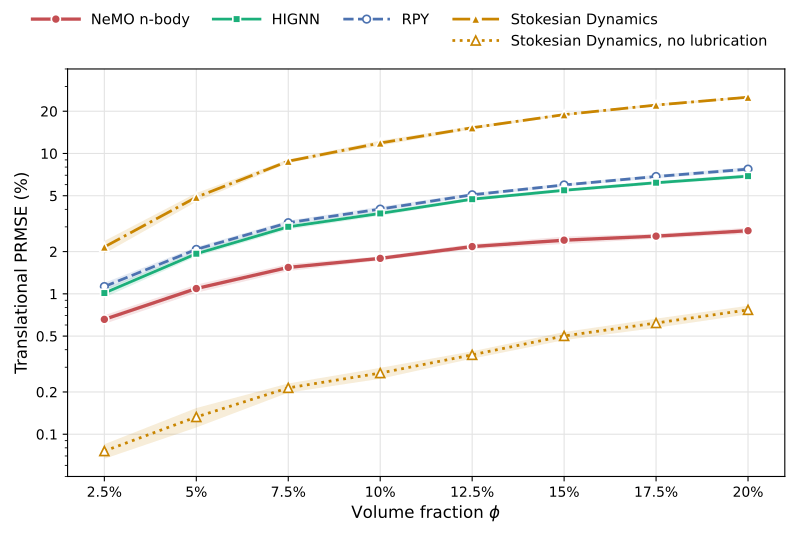

Generate this figure with Python:
#!/usr/bin/env python3
"""NeMO against the three baselines (RPY, HIGNN, Stokesian Dynamics with and without lubrication) on one chart: translational PRMSE vs volume
fraction at N = 200, torque-free spheres settling under uniform gravity (exp fig4g: F = (0, 0, -9.81), T = 0).

Render-only from data/paper_accuracy_v2.csv. The gravity protocol is the one every baseline can be scored on: HIGNN
predicts translational velocities only (no torques in, no angular velocities out), so the metric is prmse_lin,
100 ||U_pred - U_true||_F / ||U_true||_F over the translational components (benchmarks/compare_nbody_moments.py).

Series (harness op -> label):
  M_mom_v3_nb8lin_tr2_pc8c_diag  NeMO n-body          moments v3 pair correction + learned diagonal (Fig 3's NeMO)
  HIGNN_full                     HIGNN                their 2-body + 3-body (cutoff 5) + self networks (src/hignn_ops.py)
  M_rpy                          RPY                  pairwise RPY, all pairs
  SD                             Stokesian Dynamics   Townsend's SD as shipped: FTS far field + pairwise lubrication
  SD_Minf                        ..., no lubrication  the same SD solve with the lubrication term (R2Bexact) dropped:
                                                       its FTS far-field mobility alone (src/sd_ops.py minfinity_only)
Rows (all 8 phi x 10 seeds per op; HIGNN is registered as a GPU op):
  TORCH_COMPILE_DISABLE=1 python benchmarks/sd_gravity_truth.py           # gravity truths for phi 0.075/0.125/0.175/0.2
  TORCH_COMPILE_DISABLE=1 python benchmarks/paper_accuracy_v2.py --exp fig4g --N 200 \
      --ops M_rpy SD SD_Minf M_mom_v3_nb8lin_tr2_pc8c_diag --skip-done
  TORCH_COMPILE_DISABLE=1 python benchmarks/paper_accuracy_v2.py --exp fig4g --N 200 --ops HIGNN_full --gpu-ops --skip-done

    python figures/fig_baselines_gravity.py        # -> figures/fig_baselines_gravity.pdf
"""
from __future__ import annotations

import argparse
import os
from pathlib import Path

import pandas as pd

ROOT = Path(__file__).resolve().parents[1]
os.chdir(ROOT)

MAIN_CSV = Path("data/paper_accuracy_v2.csv")
EXP, METRIC = "fig4g", "prmse_lin"
PHIS = [0.025, 0.05, 0.075, 0.1, 0.125, 0.15, 0.175, 0.2]
N_SEEDS = 10
# Drawn bottom to top in reverse list order (so the curve stack and z-order agree); the legend sits above the axes in
# columns, LEGEND_COLUMNS (the lubrication-off SD under SD), since the five curves span three decades and leave no
# empty corner.
# NeMO red and RPY blue are Figs 3/4's; aqua and amber pass the CVD checks against both (dataviz validator, all pairs).
# Marker and dash carry identity alongside colour; the two SD curves share SD's amber (one method, lubrication on/off).
SERIES = [("SD", "Stokesian Dynamics", "#c98500", dict(ls="-.", marker="^", ms=6.5)),
          ("M_rpy", "RPY", "#4C72B0", dict(ls="--", marker="o", ms=5.5, mfc="white")),
          ("HIGNN_full", "HIGNN", "#1baf7a", dict(ls="-", marker="s", ms=5.5)),
          ("M_mom_v3_nb8lin_tr2_pc8c_diag", "NeMO n-body", "#C44E52", dict(ls="-", marker="o", ms=6.5, lw=2.4)),
          ("SD_Minf", "Stokesian Dynamics, no lubrication", "#c98500", dict(ls=":", marker="^", ms=6.5, mfc="white"))]
LEGEND_COLUMNS = [["M_mom_v3_nb8lin_tr2_pc8c_diag"], ["HIGNN_full"], ["M_rpy"], ["SD", "SD_Minf"]]


def load(N: int) -> pd.DataFrame:
    df = pd.read_csv(MAIN_CSV)
    d = df[(df["exp"] == EXP) & (df["N"] == N) & df["op"].isin([s[0] for s in SERIES])]
    g = d.groupby(["op", "phi"])[METRIC]
    a = pd.DataFrame({"mean": g.mean(), "std": g.std(ddof=0), "n": g.count()}).reset_index()
    for op, *_ in SERIES:
        got = sorted(a.loc[a["op"] == op, "phi"].round(4))
        assert got == PHIS, f"{op}: {EXP} N={N} rows at phi {got}, need {PHIS} (run the commands in the docstring)"
    assert (a["n"] == N_SEEDS).all(), f"incomplete cells:\n{a[a['n'] != N_SEEDS].to_string(index=False)}"
    return a


def plot(a: pd.DataFrame):
    import matplotlib
    matplotlib.use("Agg")
    import matplotlib.pyplot as plt
    from matplotlib.lines import Line2D
    from matplotlib.ticker import FixedLocator, FuncFormatter, NullFormatter

    fig, ax = plt.subplots(figsize=(8, 5.4))
    for z, (op, label, color, style) in enumerate(SERIES):
        r = a[a["op"] == op].sort_values("phi")
        kw = dict(lw=2.0, mew=1.2, mec=color if style.get("mfc") == "white" else "white")
        kw.update(style)
        ax.fill_between(r["phi"], r["mean"] - r["std"], r["mean"] + r["std"], color=color, alpha=0.15, lw=0,
                        zorder=2 + z)
        ax.plot(r["phi"], r["mean"], color=color, label=label, zorder=10 + z, **kw)

    ax.set_xticks(PHIS)
    ax.xaxis.set_major_formatter(FuncFormatter(lambda x, pos: f"{100 * x:g}%"))
    ax.set_xlim(0.015, 0.21)
    ax.set_yscale("log")
    ax.set_ylim(0.05, 40)
    ax.yaxis.set_major_locator(FixedLocator([0.1, 0.2, 0.5, 1, 2, 5, 10, 20]))
    ax.yaxis.set_major_formatter(FuncFormatter(lambda y, pos: f"{y:g}"))
    ax.yaxis.set_minor_formatter(NullFormatter())
    ax.grid(True, which="major", color="#e3e3e3", lw=0.8, zorder=0)
    ax.set_axisbelow(True)
    ax.set_xlabel(r"Volume fraction $\phi$", fontsize=12)
    ax.set_ylabel("Translational PRMSE (%)", fontsize=12)
    ax.tick_params(labelsize=10)
    # fig.legend fills column by column; pad the short columns with invisible entries
    by_op = dict(zip([s[0] for s in SERIES], zip(*ax.get_legend_handles_labels())))
    blank = (Line2D([], [], ls="none"), "")
    nrow = max(len(col) for col in LEGEND_COLUMNS)
    entries = [by_op[col[r]] if r < len(col) else blank for col in LEGEND_COLUMNS for r in range(nrow)]
    fig.legend(*zip(*entries), loc="upper center", ncol=len(LEGEND_COLUMNS), frameon=False, fontsize=10.5,
               handlelength=3.2, columnspacing=1.6, bbox_to_anchor=(0.5, 1.0))
    fig.tight_layout(rect=(0, 0, 1, 0.9))
    return fig


def main():
    ap = argparse.ArgumentParser(description=__doc__, formatter_class=argparse.RawDescriptionHelpFormatter)
    ap.add_argument("--N", type=int, default=200)
    ap.add_argument("--out", type=Path, default=Path("figures/fig_baselines_gravity"))
    args = ap.parse_args()

    a = load(args.N)
    labels = {op: label for op, label, *_ in SERIES}
    p = a.pivot(index="phi", columns="op", values="mean")[[s[0] for s in SERIES]].rename(columns=labels)
    nemo = p["NeMO n-body"]
    print(f"{METRIC} (%) vs phi at N={args.N}, {EXP}, mean over {N_SEEDS} seeds:")
    print(p.round(2).to_string())
    print("ratio to NeMO:")
    print(p.drop(columns="NeMO n-body").div(nemo, axis=0).round(2).to_string())

    fig = plot(a)
    fig.savefig(args.out.with_suffix(".pdf"))
    print(f"-> {args.out}.pdf")


if __name__ == "__main__":
    main()
